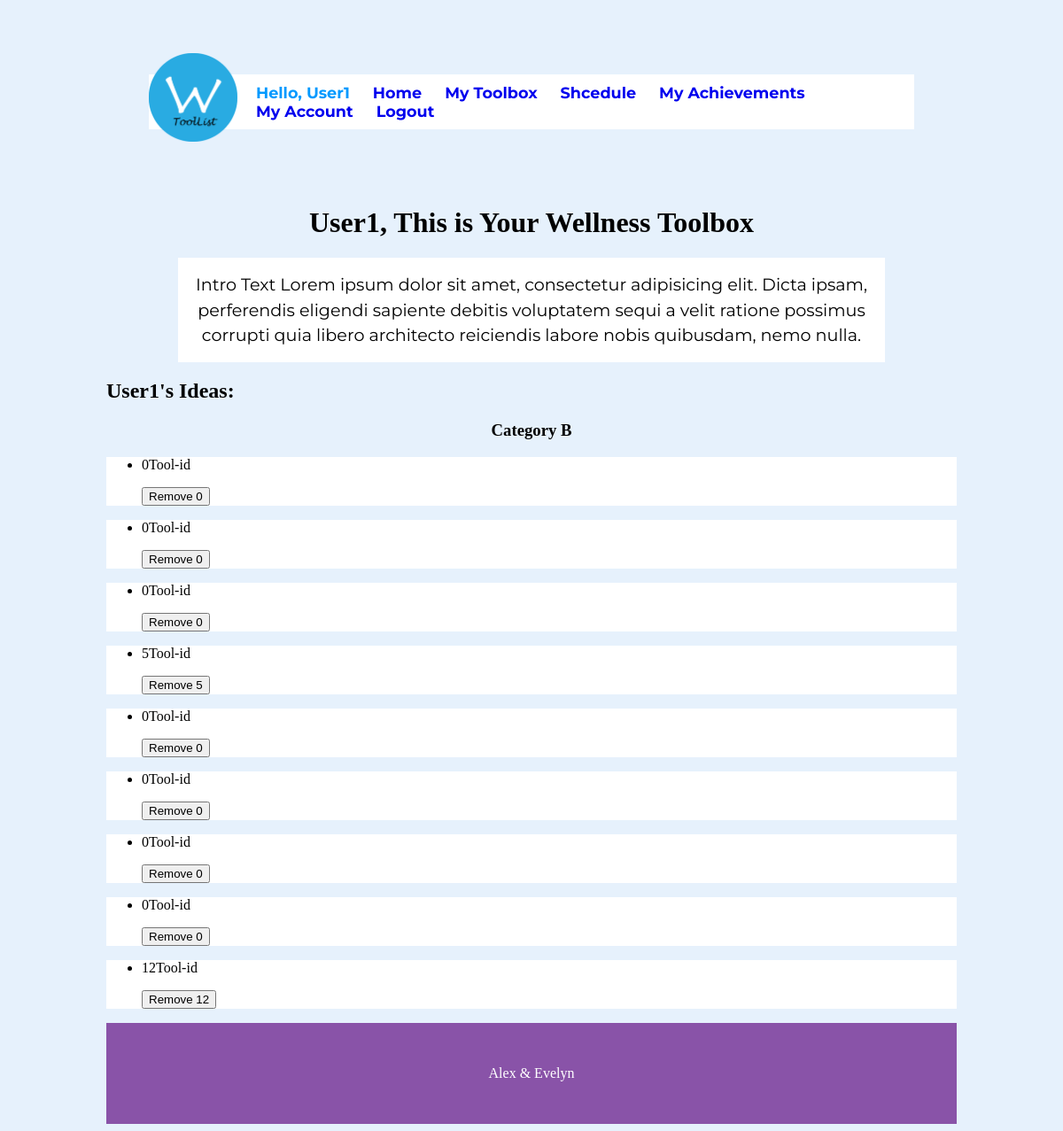
Screenshot of /my-tools-WORKING1.php (signed in) with the database file from the repository.
### tables this page shows
CREATE TABLE `MyTools` (
  `id` int(11) NOT NULL,
  `User-id` int(11) NOT NULL,
  `Tool-id` int(11) NOT NULL,
  `Section` varchar(1) NOT NULL
);

### my-tools-WORKING1.php (the view, shortened to what this page needs)
<?php session_start();
if($_SESSION["authenticated"] == true){
	require_once("includes/database.php");
	include("includes/header.php");
	include("includes/nav.php");
    $userid = $_SESSION["Username"];
	$stmt = $pdo->prepare("SELECT * FROM `MyTools` WHERE `User-id` = '$userid'");
    $stmt->execute();
?>
    	<h1 class="header"><?php echo  $userid; ?>, This is Your Wellness Toolbox</h1>
		<h2 class="intro-text">Intro Text Lorem ipsum dolor sit amet, consectetur adipisicing elit. Dicta ipsam, perferendis eligendi sapiente debitis voluptatem sequi a velit ratione possimus corrupti quia libero architecto reiciendis labore nobis quibusdam, nemo nulla.</h2>
	    <section class="tool-type">
	    	<h2><? echo  $userid; ?>'s Ideas:</h2>
	    	<section class="tool-type">
			<h1>Category B</h1>
				<?
				while($row = $stmt->fetch()) {
					?>
					<ul>
						<li>
							<p><? echo($row["Tool-id"]); ?>Tool-id</p>
							<form action="process-delete-tool.php" method="POST">
								<input type="submit" value="Remove <?= $row["Tool-id"]; ?>"/>
							</form>
						</li>
					</ul>
   				<?
				}
				?>
    <?php include("includes/footer.php");  ?>
<?php } else {
	?>
	<p>You are not allowed to view this page. Please <a href="login-form.php">log in here.</a></p>
<?
}
?>

### includes/stylesheets/style.css (style rules this page uses)
body { background-color: #e6f1fc; font-family:'Neuton' serif; }
ul, #app-title, .wrapper, footer { background-color: white; }
h1, .intro-text, footer { text-align: center; }
.intro-text { width: 80%; margin: 0 auto; font: 1.2em 'Montserrat', sans-serif; line-height: 1.5em; padding: 0.8em; background-color: white; }

### rows the page displays
mytools: value "0", value "Remove 0"
mytools: value "0", value "Remove 0"
mytools: value "0", value "Remove 0"
mytools: value "5", value "Remove 5"
mytools: value "0", value "Remove 0"
mytools: value "0", value "Remove 0"
mytools: value "0", value "Remove 0"
mytools: value "0", value "Remove 0"
mytools: value "12", value "Remove 12"

### other values shown
$_SESSION["Username"] "User1"
$userid "User1"
